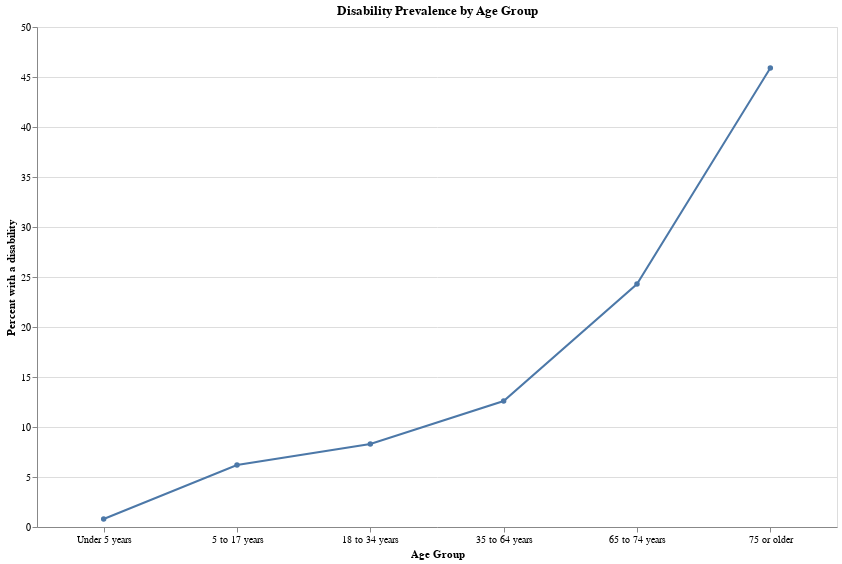

Here is the notebook cell this chart was saved with:
### Code cell
line_chart = alt.Chart(age_disability_df).mark_line(point=True).encode(
    x=alt.X('Age Group:N', sort=None, axis=alt.Axis(labelAngle=0)),  # Set labelAngle to 0 for horizontal labels
    y=alt.Y('Percent with a disability:Q', scale=alt.Scale(domain=[0, 50])),
    tooltip=['Age Group:N', 'Percent with a disability:Q']
).properties(
    title='Disability Prevalence by Age Group',
    width=800,  # Adjust width as needed
    height=500  # Adjust height as needed
)

line_chart.display()

### Figure 1 — Vega-Lite specification as saved in the notebook (floating-point values rounded to 4 significant figures)
{"config": {"view": {"continuousWidth": 400, "continuousHeight": 300}}, "data": {"name": "data-11b442293d2bc437286d026055747752"}, "mark": {"type": "line", "point": true}, "encoding": {"tooltip": [{"field": "Age Group", "type": "nominal"}, {"field": "Percent with a disability", "type": "quantitative"}], "x": {"axis": {"labelAngle": 0}, "field": "Age Group", "sort": null, "type": "nominal"}, "y": {"field": "Percent with a disability", "scale": {"domain": [0, 50]}, "type": "quantitative"}}, "height": 500, "title": "Disability Prevalence by Age Group", "width": 800, "$schema": "https://vega.github.io/schema/vega-lite/v4.17.0.json", "datasets": {"data-11b442293d2bc437286d026055747752": [{"Age Group": "Under 5 years", "Percent with a disability": 0.8}, {"Age Group": "5 to 17 years", "Percent with a disability": 6.2}, {"Age Group": "18 to 34 years", "Percent with a disability": 8.3}, {"Age Group": "35 to 64 years", "Percent with a disability": 12.6}, {"Age Group": "65 to 74 years", "Percent with a disability": 24.3}, {"Age Group": "75 or older", "Percent with a disability": 45.9}]}}
